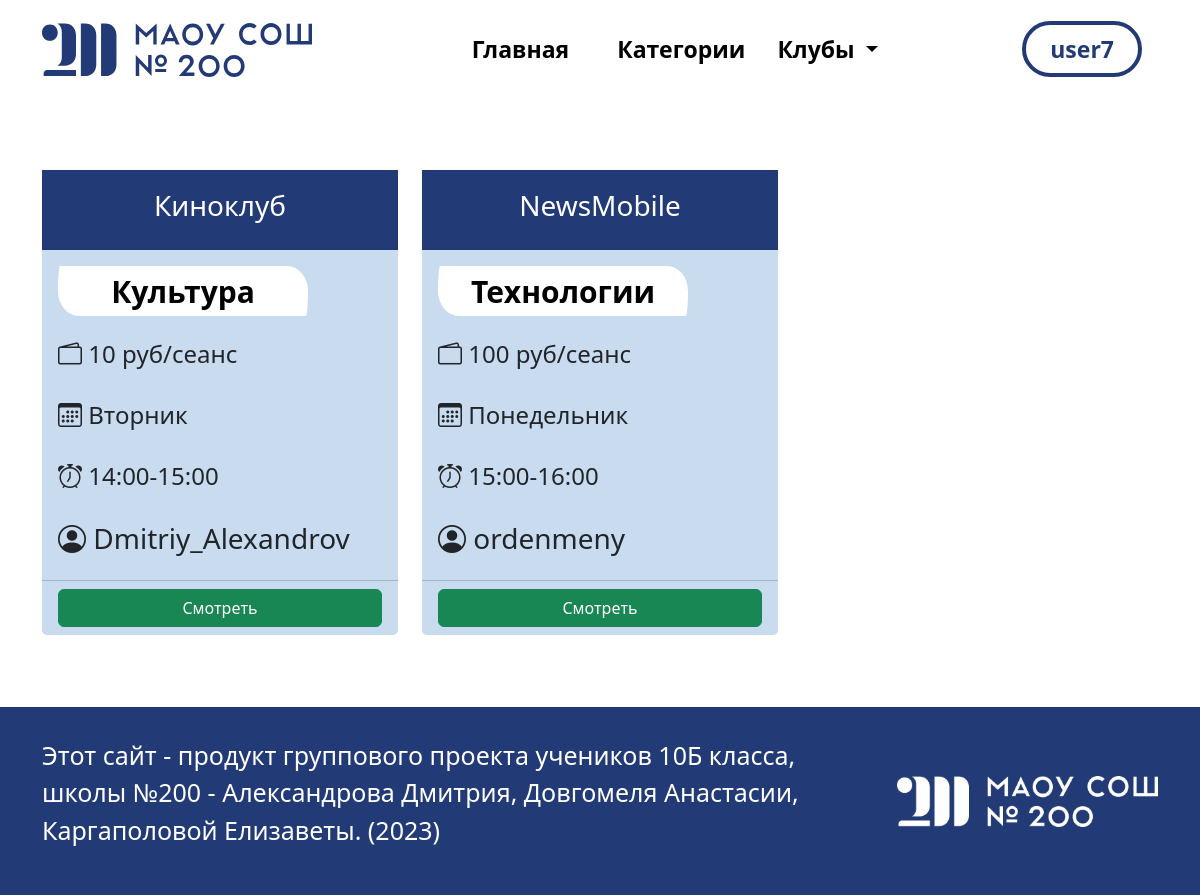
Before: /my_clubs/ (signed in) with the older database file.
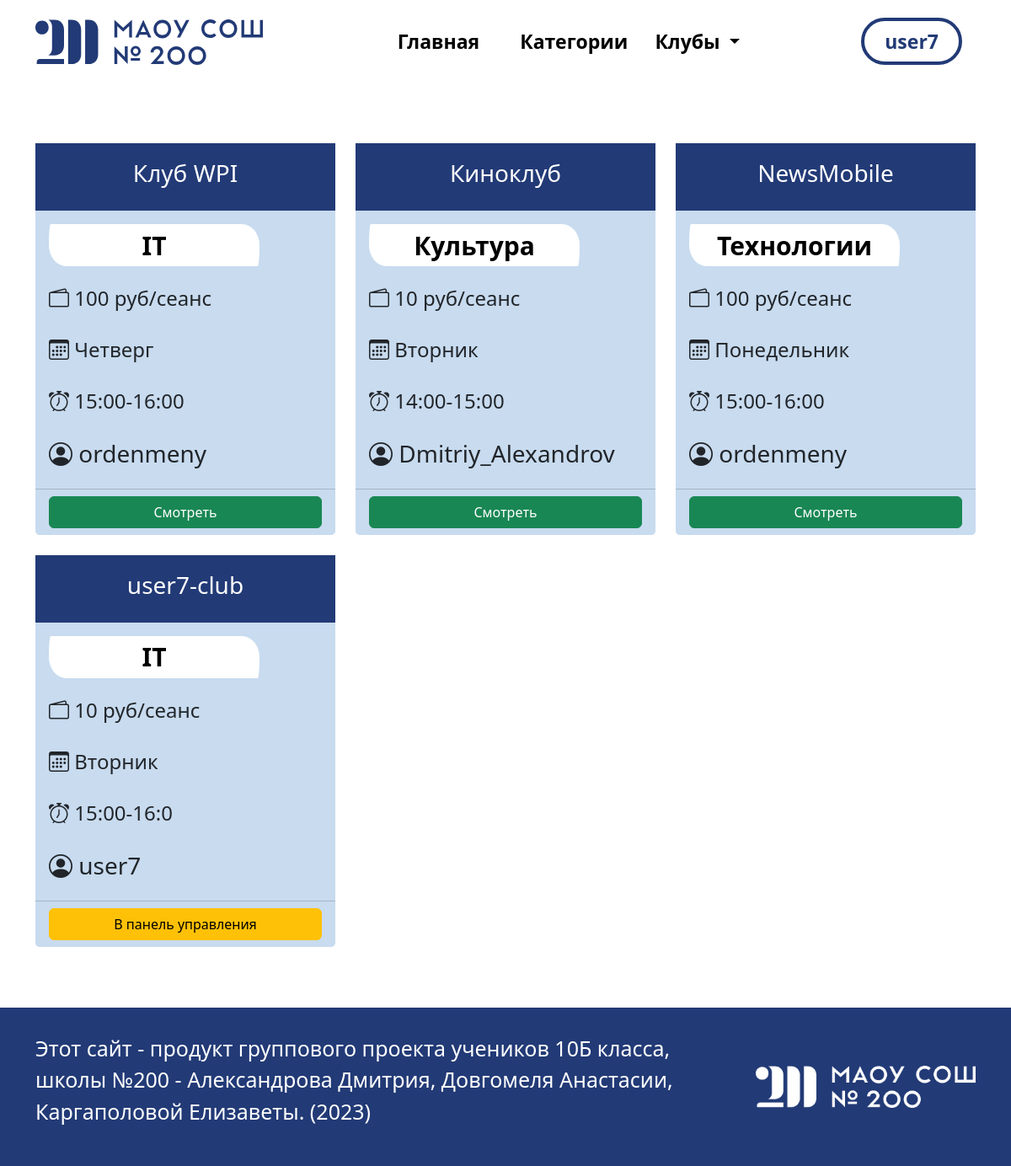
After: the same page with the newer database file.
### accounts/models.py (models this page shows)
class SignUpModel(AbstractUser):
    pass

### clubs_app/models.py (models this page shows, shortened)
class ClubModel(models.Model):
    manager = models.ForeignKey(
        settings.AUTH_USER_MODEL,
        on_delete=models.CASCADE, null=True, related_name='user_system')
    title_club = models.CharField(max_length=128, null=False, blank=False)
    cat_club = models.ForeignKey('CatClubModel', on_delete=models.CASCADE)
    info_club = models.TextField()
    days_event = models.CharField(max_length=100, null=True, blank=True)
    time_event = models.CharField(max_length=100, null=True, blank=True)
    price_club = models.CharField(max_length=256, null=True, blank=True)
    member = models.ManyToManyField(settings.AUTH_USER_MODEL, related_name='member_field')
    slug_club = models.SlugField(max_length=255, unique=True, null=True)
    class Meta:
        verbose_name = 'Клубы'
        verbose_name_plural = 'Клубы'
        ordering = ['-id']

class CatClubModel(models.Model):
    cat = models.CharField(max_length=128, verbose_name="Категория")
    slug = models.SlugField(max_length=255, unique=True)
    image = models.ImageField(upload_to='photos/', null=True)
    def __str__(self):
        return self.cat
    class Meta:
        verbose_name = 'Категории клубов'
        verbose_name_plural = 'Категории клубов'

### clubs_app/views.py (the view)
# urls.py: path('my_clubs/', my_clubs, name='my_clubs'),
@login_required
def my_clubs(request):
    club_model = set(ClubModel.objects.filter(Q(manager=request.user) | Q(member=request.user)))
    context = {
        'club_model': club_model,
        'my_clubs': True,
    }
    return render(request, template_name='clubs_app/list_club.html', context=context)

### clubs_app/templatetags/custom_filters.py (called while the page is built)
@register.filter
def split_string(value):
    return value.split(" ")

### clubs_app/templates/clubs_app/list_club.html (shortened to what this page needs)
{% extends 'clubs_app/base/base.html' %}
{% load static %}
{% block css %}
    <link rel="stylesheet" href="{% static 'css/style2.css' %}">
{% endblock %}
{% block content %}
    <br><br><br>
    <div class="container">
        <div class="row row-cols-1 row-cols-md-3 g-4">
            {% for club in club_model %}
                <div class="col ">
                    <div class="card h-100 list-club-table">
                        <div style="border: 1px solid #223a76; height:80px; background: #223a76"
                             class="d-flex align-items-center justify-content-center">
                            <h3 style="color:white !important;" class="">{{ club.title_club }}</h3>
                        </div>
                        <div class="card-body">
                            <div class="text-center d-flex align-items-center justify-content-center"
                                 style="background-color: white; border-radius: 10px 100px / 120px; height: 50px; width: 250px">
                                <a href="#" style="text-decoration: none; color: black"
                                   class="text-center intro-block-links">{{ club.cat_club }}</a>
                            </div>
                            <br>
                            {% if club.price_club %}
                                <h4><i class="bi bi-wallet2"></i> {{ club.price_club }}</h4><br>
                            {% endif %}
                            {% if club.days_event %}
                                <h4><i class="bi bi-calendar3"></i> {{ club.days_event }}</h4><br>
                            {% endif %}
                            {% if club.time_event %}
                                <h4><i class="bi bi-alarm"></i> {{ club.time_event }}</h4><br>
                            {% endif %}
                            <h3><i class="bi bi-person-circle"></i> {{ club.manager }}</h3>
                        </div>
                        {% if request.user == club.manager %}
                            <div class="card-footer" style="background: #c8dbef">
                                <a class="btn btn-warning  mx-auto" style="display: block"
                                   href="{% url 'dashboard_app:profile' slug_club=club.slug_club %}">В панель
                                    управления</a>
                            </div>
                        {% elif request.user in club.member.all %}
                            <div class="card-footer" style="background: #c8dbef">
                                <a class="btn btn-success  mx-auto" style="display: block"
                                   href="{% url 'clubs_app:show_articles' slug_club=club.slug_club %}">Смотреть</a>
                            </div>
                        {% else %}
                            <div class="card-footer" style="background: #c8dbef">
                                <a class="btn btn-primary  mx-auto" style="display: block"
                                   href="{% url 'clubs_app:join_club' club_id=club.pk %}">Вступить</a>
                            </div>
                        {% endif %}
                    </div>
                </div>
            {% endfor %}
        </div>
    </div>
    <br><br><br>
{% endblock content %}

### clubs_app/templates/clubs_app/base/base.html (shortened to what this page needs)
<!DOCTYPE html>
<html lang="en">
<head>
    {% load static %}
    <link href="https://cdn.jsdelivr.net/npm/bootstrap@5.3.0-alpha2/dist/css/bootstrap.min.css" rel="stylesheet"
>
    <link rel="stylesheet" href="https://cdn.jsdelivr.net/npm/bootstrap-icons@1.10.4/font/bootstrap-icons.css">
    <link rel="stylesheet" href="{% static 'css/main.css' %}">
    {% block css %}{% endblock %}
</head>
<body>
{% include 'clubs_app/base/navbar.html' %}
{% block content %}
{% endblock content %}
{% include 'clubs_app/base/footer.html' %}
</body>
</html>

### clubs_app/templates/clubs_app/base/navbar.html (shortened to what this page needs)
{% load static %}
{% load custom_filters %}
<nav class="navbar navbar-expand-md height-navbar">
    <div class="container-xl container-lg-fluid container-900 container-sm">
        <a class="navbar-brand" href="{% url 'clubs_app:home_page' %}">
            <img src="{% static 'images/logos/logo.svg' %}" alt="Logo"
                 class="d-inline-block align-text-top logo-adaptive">
        </a>
        <div class="collapse navbar-collapse" id="navbarSupportedContent">
            <ul class="navbar-nav ms-auto">
                <li class="nav-item">
                    <a class="nav-link mx-xl-3 mx-lg-1" href="{% url 'clubs_app:home_page' %}">Главная</a>
                </li>
                <li class="nav-item">
                    <a class="nav-link mx-xl-3 mx-lg-1" href="#">Категории</a>
                </li>
                <li class="nav-item dropdown">
                    <a class="nav-link dropdown-toggle" href="#" role="button" data-bs-toggle="dropdown"
                       aria-expanded="false">
                        Клубы
                    </a>
                </li>
            </ul>
            <ul class="navbar-nav ms-auto">
                {% if user.is_authenticated %}
                    <li class="nav-item mx-xl-3 mx-md-1 btn-lg">
                        <a href="{% url 'login' %}" class="nav-link btn btn-signin rounded-pill ps-4 pe-4 pt-2 pb-2"
                           type="submit">{{ user.username |split_string|first|truncatechars:20 }}</a>
                    </li>
                {% endif %}
            </ul>
        </div>
    </div>
</nav>

### clubs_app/templates/clubs_app/base/footer.html
{% load static %}
<footer style="background-color: #223A76; padding: 30px;" class="footer">
    <div class="container h-100">
        <div class="row">
            <div class="col-9">
                <p class="justify-content-between" style="color:white; font-size: 25px;">
                    Этот сайт - продукт группового проекта учеников 10Б класса, школы №200 - Александрова Дмитрия,
                    Довгомеля Анастасии, Каргаполовой Елизаветы.
                    (2023)
                </p>
            </div>
            <div class="col-3" style="display:block; margin:auto;">
                <img src="{% static 'images/logos/logowhite.png' %}" alt="Logo" class="adaptive-footer-logo" style="">
            </div>
        </div>
    </div>
</footer>

### clubs_app/static/css/main.css (style rules this page uses)
.nav-link { color: black; font-weight: 600; }
.btn-signin { background-color: #ffffff; color: #223A76; border-radius:20%; border:4px solid #223A76; line-height: normal; }
@media (min-width: 1200px) { .nav-link { font-size: 25px; } }
@media (min-width: 1070px) and (max-width: 1999px) { .nav-link { font-size: 23px; } }
@media (min-width: 768px) { .height-navbar { height: 98px; } }
.intro-block-links { text-decoration: none; text-align: center; color: black; font-size: 30px; font-weight: 600; }
.card { border: none; }
@media (max-width:1621px) { .adaptive-footer-logo { width:100%; } }

### clubs_app/static/css/style2.css (style rules this page uses)
.list-club-table { background: #c8dbef; }

Changed rows visible on the page:
now on this page (row unchanged): ClubModel: title_club "Клуб WPI", cat_club "IT", price_club "100 руб/сеанс", days_event "Четверг", time_event "15:00-16:00", manager "ordenmeny", shows "Смотреть"
added ClubModel: title_club "user7-club", cat_club "IT", price_club "10 руб/сеанс", days_event "Вторник", time_event "15:00-16:0", manager "user7", shows "В панель управления"
